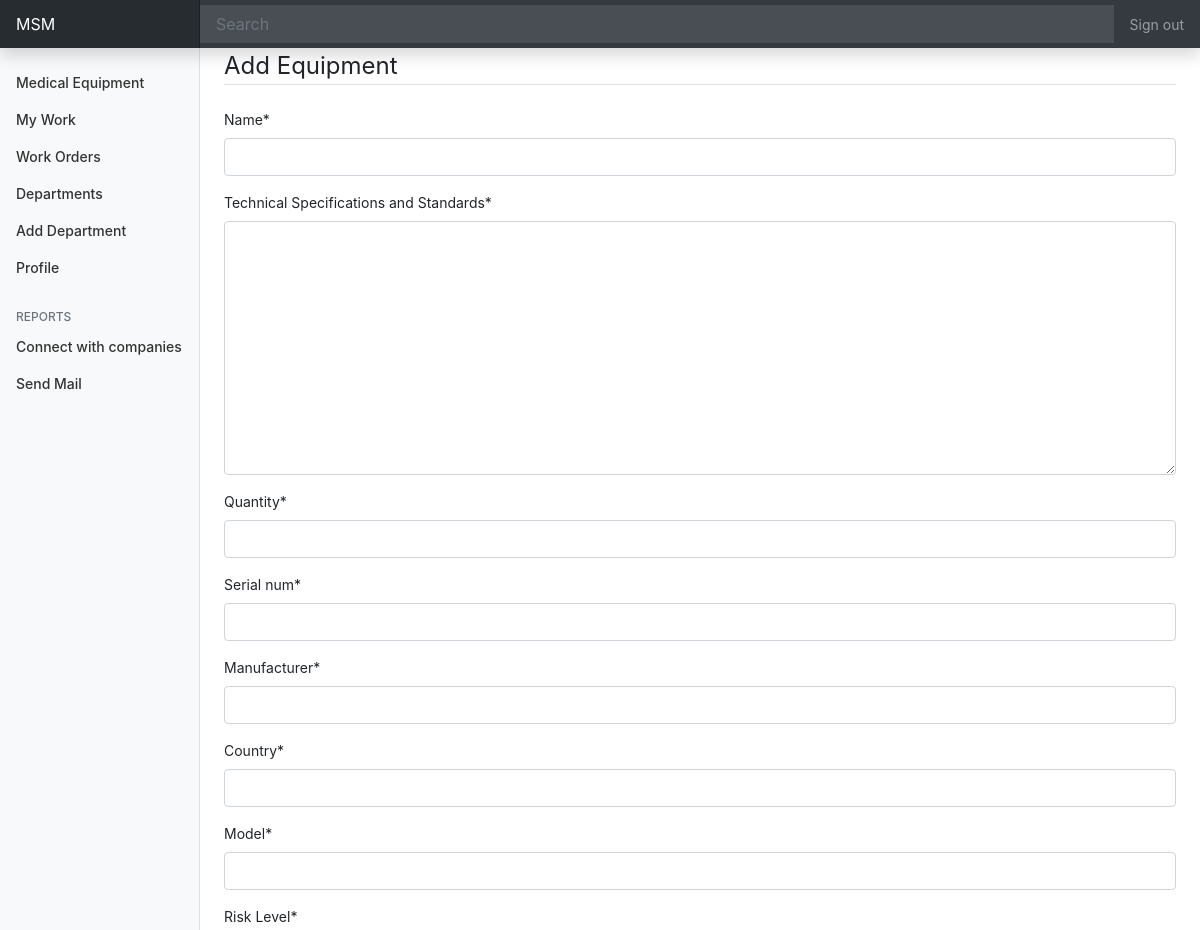
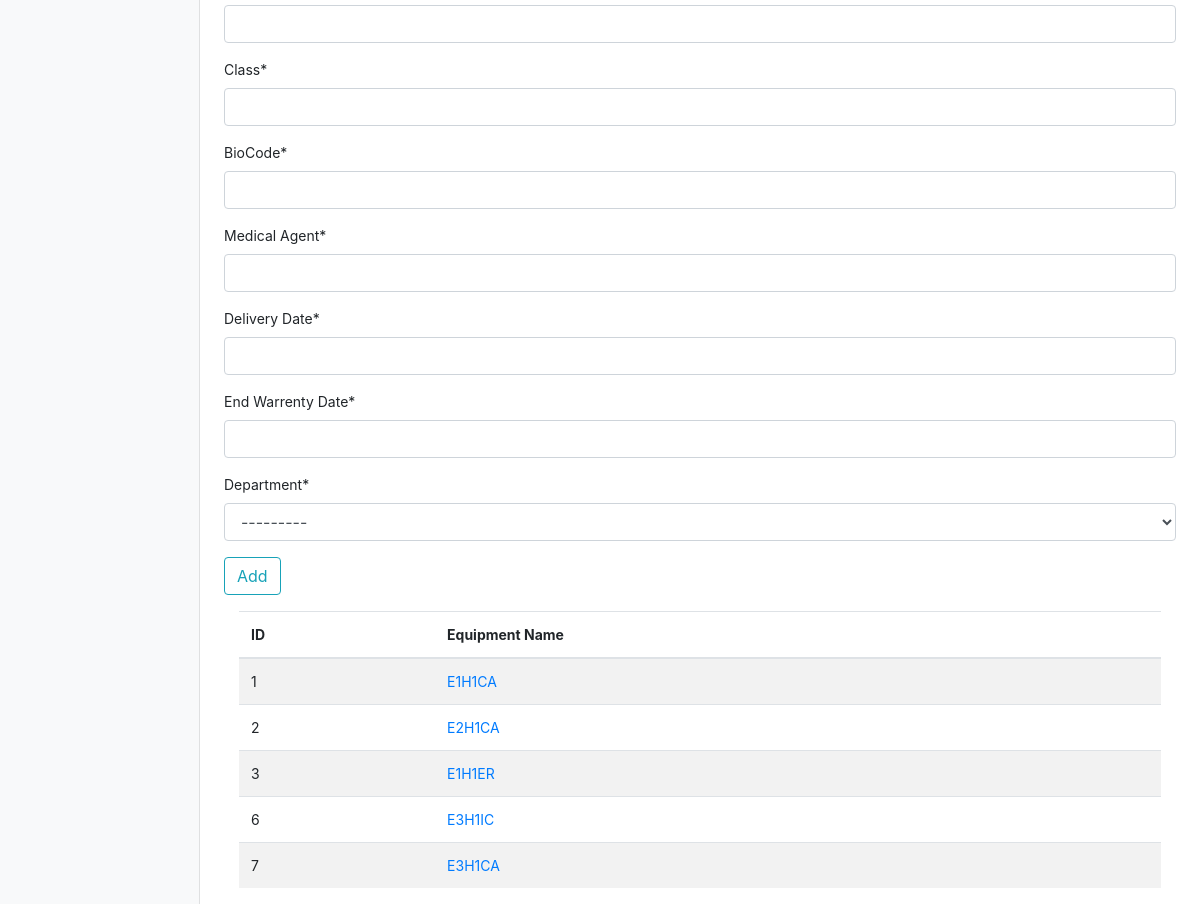
Screenshot of /workflow/add-equipment/ (signed in) with the database file from the repository (2 pictures, top to bottom).
### med/models.py (models this page shows, shortened)
class Department(models.Model):
    name = models.CharField(_("Department Name"), max_length = 225, unique=True)
    hospital = models.ForeignKey(Hospital, null=True, on_delete=models.SET_NULL)
    def __str__(self):
        return self.name

class Equipment(models.Model):
    STATUS = (
        ('LIVE', _("LIVE")),
        ('DOWN', _("DOWN"))
    )
    status = models.CharField(_("Equipment Status"), max_length=50, choices=STATUS, default='LIVE')
    name = models.CharField(_("Equipment Name"), max_length = 225, unique=True) #unique=True
    specs = models.TextField(_("Technical Specifications and Standards"))
    quantity = models.IntegerField()
    serial_num = models.IntegerField()
    manufacturer = models.CharField(_("Manufacturer"), null=True,max_length = 255)
    country = models.CharField(_("Country"), null=True,max_length = 225)
    model = models.CharField(_("Model"), null=True,max_length = 225)
    risk_level = models.CharField(_("Risk Level"), null=True,max_length = 225)
    eq_class = models.CharField(_("class"), null=True,max_length = 225)
    bio_code = models.CharField(_("BioCode"), null=True, max_length = 225)
    med_agent = models.CharField(_("Medical Agent"),null=True, max_length = 225)
    delivery_date = models.DateField(_("Delivery Date"),null=True)
    warrenty_date = models.DateField(_("End Warrenty Date"),null=True)
    department = models.ForeignKey(Department, null = True, on_delete=models.SET_NULL)
    hospital = models.ForeignKey(Hospital, null = True, on_delete=models.SET_NULL)

### workflow/views.py (the view, shortened to what this page needs)
# urls.py: path('add-equipment/', Add_Equipment.as_view(), name='add-equipment')
class Add_Equipment(LoginRequiredMixin, CreateView):
    model = Equipment
    template_name = 'workflow/add_equip.html'
    form_class = AddEquipmentForm
    success_url = reverse_lazy('add-department')
    def get_form_kwargs(self):
            kwargs = super(Add_Equipment, self).get_form_kwargs()
            kwargs.update({'request': self.request})
            return kwargs
    def get_context_data(self, **kwargs):
        context = super(Add_Equipment, self).get_context_data(**kwargs)
        eng = Engineer.objects.get(id = self.request.user.id)
        context['equipment'] = Equipment.objects.filter(hospital = eng.current_hospital)
        return context

### workflow/forms.py
class AddEquipmentForm(forms.ModelForm):
    def __init__(self, *args, **kwargs):
        self.request = kwargs.pop("request")
        eng_hos = Engineer.objects.get(id = self.request.user.id).current_hospital
        super(AddEquipmentForm, self).__init__(*args, **kwargs)
        self.fields['department'].queryset = eng_hos.department_set.all()
    class Meta:
        model = Equipment
        fields = ['name', 'specs', 'quantity', 'serial_num', 'manufacturer', 'country', 'model', 'risk_level', 'eq_class', 'bio_code', 'med_agent', 'delivery_date', 'warrenty_date','department']
    name = forms.CharField(max_length=100)
    specs = forms.Textarea()
    quantity = forms.IntegerField()
    serial_num = forms.IntegerField()
    department = forms.ModelChoiceField(
        queryset=None,
        widget=forms.Select
    )

### med/models.py (called while the page is built)
    def get_queryset(self, *args, **kwargs):
        return super().get_queryset(*args, **kwargs).filter(type=User.Types.ENGINEER)

### workflow/templates/workflow/add_equip.html (shortened to what this page needs)
{% extends "dashboard/base.html" %}
{% load crispy_forms_tags %}
{% block content %}
<div class="content-section">
    <form method="POST">
        <fieldset class="from-group">
            <legend class="border-bottom mb-4">Add Equipment</legend>
            {{ form|crispy }}
        </fieldset>
        <div class="form-group">
            <button class="btn btn-outline-info" type="submit">Add</button>
        </div>
    </form>
</div>
<div class="container">
    <table class="table table-striped table-hover">
        <thead>
          <tr>
            <th scope="col">ID</th>
            <th scope="col">Equipment Name</th>
          </tr>
        </thead>
        <tbody>
            {% for equip in equipment %}
            <tr>
                <td>{{ equip.id }}</td>
                <td> <a href="{% url 'equipment-details' equip.id %}">{{ equip.name }}</a></td>
            </tr>
            {% endfor %}
        </tbody>
    </table>
    </div>
{% endblock %}

### dashboard/static/dashboard/accsess.css (style rules this page uses)
body { font-size: .875rem; }

### rows the page displays
Equipment: id "1", name "E1H1CA"
Equipment: id "2", name "E2H1CA"
Equipment: id "3", name "E1H1ER"
Equipment: id "6", name "E3H1IC"
Equipment: id "7", name "E3H1CA"
